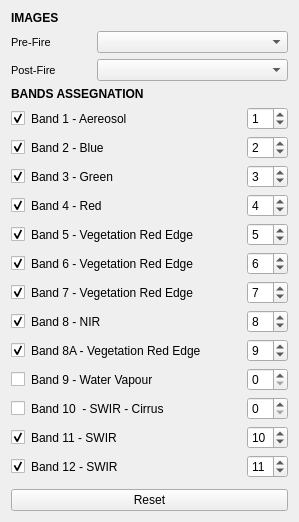
     <widget class="QWidget" name="tab_2">
      <attribute name="title">
       <string>INPUT</string>
      </attribute>
      <layout class="QGridLayout" name="gridLayout_3">
       <item row="0" column="0" colspan="2">
        <layout class="QGridLayout" name="gridLayout_2">
         <item row="2" column="0">
          <widget class="QLabel" name="label_10">
           <property name="font">
            <font>
             <pointsize>9</pointsize>
             <weight>75</weight>
             <bold>true</bold>
            </font>
           </property>
           <property name="text">
            <string>BANDS ASSEGNATION</string>
           </property>
          </widget>
         </item>
         <item row="3" column="0">
          <layout class="QVBoxLayout" name="verticalLayout">
           <item>
            <layout class="QHBoxLayout" name="horizontalLayout_2">
             <item>
              <widget class="QCheckBox" name="checkBox_input_B1">
               <property name="text">
                <string/>
               </property>
               <property name="checked">
                <bool>true</bool>
               </property>
              </widget>
             </item>
             <item>
              <widget class="QLabel" name="label_12">
               <property name="text">
                <string>Band 1 - Aereosol</string>
               </property>
              </widget>
             </item>
             <item>
              <spacer name="horizontalSpacer">
               <property name="orientation">
                <enum>Qt::Horizontal</enum>
               </property>
               <property name="sizeHint" stdset="0">
                <size>
                 <width>40</width>
                 <height>20</height>
                </size>
               </property>
              </spacer>
             </item>
             <item>
              <widget class="QSpinBox" name="spinBox_input_B1">
               <property name="minimum">
                <number>0</number>
               </property>
               <property name="maximum">
                <number>13</number>
               </property>
               <property name="value">
                <number>1</number>
               </property>
              </widget>
             </item>
            </layout>
           </item>
           <item>
            <layout class="QHBoxLayout" name="horizontalLayout_5">
             <item>
              <widget class="QCheckBox" name="checkBox_input_B2">
               <property name="text">
                <string/>
               </property>
               <property name="checked">
                <bool>true</bool>
               </property>
              </widget>
             </item>
             <item>
              <widget class="QLabel" name="label_20">
               <property name="text">
                <string>Band 2 - Blue</string>
               </property>
              </widget>
             </item>
             <item>
              <spacer name="horizontalSpacer_2">
               <property name="orientation">
                <enum>Qt::Horizontal</enum>
               </property>
               <property name="sizeHint" stdset="0">
                <size>
                 <width>40</width>
                 <height>20</height>
                </size>
               </property>
              </spacer>
             </item>
             <item>
              <widget class="QSpinBox" name="spinBox_input_B2">
               <property name="minimum">
                <number>0</number>
               </property>
               <property name="maximum">
                <number>13</number>
               </property>
               <property name="value">
                <number>2</number>
               </property>
              </widget>
             </item>
            </layout>
           </item>
           <item>
            <layout class="QHBoxLayout" name="horizontalLayout_6">
             <item>
              <widget class="QCheckBox" name="checkBox_input_B3">
               <property name="text">
                <string/>
               </property>
               <property name="checked">
                <bool>true</bool>
               </property>
              </widget>
             </item>
             <item>
              <widget class="QLabel" name="label_19">
               <property name="text">
                <string>Band 3 - Green</string>
               </property>
              </widget>
             </item>
             <item>
              <spacer name="horizontalSpacer_3">
               <property name="orientation">
                <enum>Qt::Horizontal</enum>
               </property>
               <property name="sizeHint" stdset="0">
                <size>
                 <width>40</width>
                 <height>20</height>
                </size>
               </property>
              </spacer>
             </item>
             <item>
              <widget class="QSpinBox" name="spinBox_input_B3">
               <property name="minimum">
                <number>0</number>
               </property>
               <property name="maximum">
                <number>13</number>
               </property>
               <property name="value">
                <number>3</number>
               </property>
              </widget>
             </item>
            </layout>
           </item>
           <item>
            <layout class="QHBoxLayout" name="horizontalLayout_7">
             <item>
              <widget class="QCheckBox" name="checkBox_input_B4">
               <property name="text">
                <string/>
               </property>
               <property name="checked">
                <bool>true</bool>
               </property>
              </widget>
             </item>
             <item>
              <widget class="QLabel" name="label_13">
               <property name="text">
                <string>Band 4 - Red</string>
               </property>
              </widget>
             </item>
             <item>
              <spacer name="horizontalSpacer_4">
               <property name="orientation">
                <enum>Qt::Horizontal</enum>
               </property>
               <property name="sizeHint" stdset="0">
                <size>
                 <width>40</width>
                 <height>20</height>
                </size>
               </property>
              </spacer>
             </item>
             <item>
              <widget class="QSpinBox" name="spinBox_input_B4">
               <property name="minimum">
                <number>0</number>
               </property>
               <property name="maximum">
                <number>13</number>
               </property>
               <property name="value">
                <number>4</number>
               </property>
              </widget>
             </item>
            </layout>
           </item>
           <item>
            <layout class="QHBoxLayout" name="horizontalLayout_8">
             <item>
              <widget class="QCheckBox" name="checkBox_input_B5">
               <property name="text">
                <string/>
               </property>
               <property name="checked">
                <bool>true</bool>
               </property>
              </widget>
             </item>
             <item>
              <widget class="QLabel" name="label_21">
               <property name="text">
                <string>Band 5 - Vegetation Red Edge</string>
               </property>
              </widget>
             </item>
             <item>
              <spacer name="horizontalSpacer_5">
               <property name="orientation">
                <enum>Qt::Horizontal</enum>
               </property>
               <property name="sizeHint" stdset="0">
                <size>
                 <width>40</width>
                 <height>20</height>
                </size>
               </property>
              </spacer>
             </item>
             <item>
              <widget class="QSpinBox" name="spinBox_input_B5">
               <property name="minimum">
                <number>0</number>
               </property>
               <property name="maximum">
                <number>13</number>
               </property>
               <property name="value">
                <number>5</number>
               </property>
              </widget>
             </item>
            </layout>
           </item>
           <item>
            <layout class="QHBoxLayout" name="horizontalLayout_9">
             <item>
              <widget class="QCheckBox" name="checkBox_input_B6">
               <property name="text">
                <string/>
               </property>
               <property name="checked">
                <bool>true</bool>
               </property>
              </widget>
             </item>
             <item>
              <widget class="QLabel" name="label_22">
               <property name="text">
                <string>Band 6 - Vegetation Red Edge</string>
               </property>
              </widget>
             </item>
             <item>
              <spacer name="horizontalSpacer_6">
               <property name="orientation">
                <enum>Qt::Horizontal</enum>
               </property>
               <property name="sizeHint" stdset="0">
                <size>
                 <width>40</width>
                 <height>20</height>
                </size>
               </property>
              </spacer>
             </item>
             <item>
              <widget class="QSpinBox" name="spinBox_input_B6">
               <property name="minimum">
                <number>0</number>
               </property>
               <property name="maximum">
                <number>13</number>
               </property>
               <property name="value">
                <number>6</number>
               </property>
              </widget>
             </item>
            </layout>
           </item>
           <item>
            <layout class="QHBoxLayout" name="horizontalLayout_10">
             <item>
              <widget class="QCheckBox" name="checkBox_input_B7">
               <property name="text">
                <string/>
               </property>
               <property name="checked">
                <bool>true</bool>
               </property>
              </widget>
             </item>
             <item>
              <widget class="QLabel" name="label_25">
               <property name="text">
                <string>Band 7 - Vegetation Red Edge</string>
               </property>
              </widget>
             </item>
             <item>
              <spacer name="horizontalSpacer_7">
               <property name="orientation">
                <enum>Qt::Horizontal</enum>
               </property>
               <property name="sizeHint" stdset="0">
                <size>
                 <width>40</width>
                 <height>20</height>
                </size>
               </property>
              </spacer>
             </item>
             <item>
              <widget class="QSpinBox" name="spinBox_input_B7">
               <property name="minimum">
                <number>0</number>
               </property>
               <property name="maximum">
                <number>13</number>
               </property>
               <property name="value">
                <number>7</number>
               </property>
              </widget>
             </item>
            </layout>
           </item>
           <item>
            <layout class="QHBoxLayout" name="horizontalLayout_11">
             <item>
              <widget class="QCheckBox" name="checkBox_input_B8">
               <property name="text">
                <string/>
               </property>
               <property name="checked">
                <bool>true</bool>
               </property>
              </widget>
             </item>
             <item>
              <widget class="QLabel" name="label_24">
               <property name="text">
                <string>Band 8 - NIR</string>
               </property>
              </widget>
             </item>
             <item>
              <spacer name="horizontalSpacer_8">
               <property name="orientation">
                <enum>Qt::Horizontal</enum>
               </property>
               <property name="sizeHint" stdset="0">
                <size>
                 <width>40</width>
                 <height>20</height>
                </size>
               </property>
              </spacer>
             </item>
             <item>
              <widget class="QSpinBox" name="spinBox_input_B8">
               <property name="minimum">
                <number>0</number>
               </property>
               <property name="maximum">
                <number>13</number>
               </property>
               <property name="value">
                <number>8</number>
               </property>
              </widget>
             </item>
            </layout>
           </item>
           <item>
            <layout class="QHBoxLayout" name="horizontalLayout_38">
             <item>
              <widget class="QCheckBox" name="checkBox_input_B8A">
               <property name="text">
                <string/>
               </property>
               <property name="checked">
                <bool>true</bool>
               </property>
              </widget>
             </item>
             <item>
              <widget class="QLabel" name="label_63">
               <property name="text">
                <string>Band 8A - Vegetation Red Edge</string>
               </property>
              </widget>
             </item>
             <item>
              <spacer name="horizontalSpacer_44">
               <property name="orientation">
                <enum>Qt::Horizontal</enum>
               </property>
               <property name="sizeHint" stdset="0">
                <size>
                 <width>40</width>
                 <height>20</height>
                </size>
               </property>
              </spacer>
             </item>
             <item>
              <widget class="QSpinBox" name="spinBox_input_B8A">
               <property name="minimum">
                <number>0</number>
               </property>
               <property name="maximum">
                <number>13</number>
               </property>
               <property name="value">
                <number>9</number>
               </property>
              </widget>
             </item>
            </layout>
           </item>
           <item>
            <layout class="QHBoxLayout" name="horizontalLayout_17">
             <item>
              <widget class="QCheckBox" name="checkBox_input_B9">
               <property name="text">
                <string/>
               </property>
              </widget>
             </item>
             <item>
              <widget class="QLabel" name="label_23">
               <property name="text">
                <string>Band 9 - Water Vapour</string>
               </property>
              </widget>
             </item>
             <item>
              <spacer name="horizontalSpacer_9">
               <property name="orientation">
                <enum>Qt::Horizontal</enum>
               </property>
               <property name="sizeHint" stdset="0">
                <size>
                 <width>40</width>
                 <height>20</height>
                </size>
               </property>
              </spacer>
             </item>
             <item>
              <widget class="QSpinBox" name="spinBox_input_B9">
               <property name="minimum">
                <number>0</number>
               </property>
               <property name="maximum">
                <number>13</number>
               </property>
               <property name="value">
                <number>0</number>
               </property>
              </widget>
             </item>
            </layout>
           </item>
           <item>
            <layout class="QHBoxLayout" name="horizontalLayout_19">
             <item>
              <widget class="QCheckBox" name="checkBox_input_B10">
               <property name="text">
                <string/>
               </property>
              </widget>
             </item>
             <item>
              <widget class="QLabel" name="label_27">
               <property name="text">
                <string>Band 10  - SWIR - Cirrus</string>
               </property>
              </widget>
             </item>
             <item>
              <spacer name="horizontalSpacer_10">
               <property name="orientation">
                <enum>Qt::Horizontal</enum>
               </property>
               <property name="sizeHint" stdset="0">
                <size>
                 <width>40</width>
                 <height>20</height>
                </size>
               </property>
              </spacer>
             </item>
             <item>
              <widget class="QSpinBox" name="spinBox_input_B10">
               <property name="enabled">
                <bool>true</bool>
               </property>
               <property name="wrapping">
                <bool>false</bool>
               </property>
               <property name="minimum">
                <number>0</number>
               </property>
               <property name="maximum">
                <number>13</number>
               </property>
               <property name="value">
                <number>0</number>
               </property>
              </widget>
             </item>
            </layout>
           </item>
           <item>
            <layout class="QHBoxLayout" name="horizontalLayout_22">
             <item>
              <widget class="QCheckBox" name="checkBox_input_B11">
               <property name="text">
                <string/>
               </property>
               <property name="checked">
                <bool>true</bool>
               </property>
              </widget>
             </item>
             <item>
              <widget class="QLabel" name="label_26">
               <property name="text">
                <string>Band 11 - SWIR</string>
               </property>
              </widget>
             </item>
             <item>
              <spacer name="horizontalSpacer_21">
               <property name="orientation">
                <enum>Qt::Horizontal</enum>
               </property>
               <property name="sizeHint" stdset="0">
                <size>
                 <width>40</width>
                 <height>20</height>
                </size>
               </property>
              </spacer>
             </item>
             <item>
              <widget class="QSpinBox" name="spinBox_input_B11">
               <property name="minimum">
                <number>0</number>
               </property>
               <property name="maximum">
                <number>13</number>
               </property>
               <property name="value">
                <number>10</number>
               </property>
              </widget>
             </item>
            </layout>
           </item>
           <item>
            <layout class="QHBoxLayout" name="horizontalLayout_23">
             <item>
              <widget class="QCheckBox" name="checkBox_input_B12">
               <property name="text">
                <string/>
               </property>
               <property name="checked">
                <bool>true</bool>
               </property>
              </widget>
             </item>
             <item>
              <widget class="QLabel" name="label_28">
               <property name="text">
                <string>Band 12 - SWIR</string>
               </property>
              </widget>
             </item>
             <item>
              <spacer name="horizontalSpacer_22">
               <property name="orientation">
                <enum>Qt::Horizontal</enum>
               </property>
               <property name="sizeHint" stdset="0">
                <size>
                 <width>40</width>
                 <height>20</height>
                </size>
               </property>
              </spacer>
             </item>
             <item>
              <widget class="QSpinBox" name="spinBox_input_B12">
               <property name="minimum">
                <number>0</number>
               </property>
               <property name="maximum">
                <number>13</number>
               </property>
               <property name="value">
                <number>11</number>
               </property>
              </widget>
             </item>
            </layout>
           </item>
          </layout>
         </item>
         <item row="1" column="0">
          <layout class="QVBoxLayout" name="verticalLayout_2">
           <item>
            <layout class="QHBoxLayout" name="horizontalLayout_18">
             <item>
              <widget class="QLabel" name="label_42">
               <property name="font">
                <font>
                 <pointsize>8</pointsize>
                </font>
               </property>
               <property name="text">
                <string>Pre-Fire</string>
               </property>
              </widget>
             </item>
             <item>
              <spacer name="horizontalSpacer_20">
               <property name="orientation">
                <enum>Qt::Horizontal</enum>
               </property>
               <property name="sizeType">
                <enum>QSizePolicy::Fixed</enum>
               </property>
               <property name="sizeHint" stdset="0">
                <size>
                 <width>40</width>
                 <height>20</height>
                </size>
               </property>
              </spacer>
             </item>
             <item>
              <widget class="QComboBox" name="comboBox_prefire">
               <property name="enabled">
                <bool>true</bool>
               </property>
               <property name="sizePolicy">
                <sizepolicy hsizetype="Expanding" vsizetype="Fixed">
                 <horstretch>0</horstretch>
                 <verstretch>0</verstretch>
                </sizepolicy>
               </property>
              </widget>
             </item>
            </layout>
           </item>
           <item>
            <layout class="QHBoxLayout" name="horizontalLayout_24">
             <item>
              <widget class="QLabel" name="label_5">
               <property name="font">
                <font>
                 <pointsize>8</pointsize>
                </font>
               </property>
               <property name="text">
                <string>Post-Fire</string>
               </property>
              </widget>
             </item>
             <item>
              <spacer name="horizontalSpacer_19">
               <property name="orientation">
                <enum>Qt::Horizontal</enum>
               </property>
               <property name="sizeType">
                <enum>QSizePolicy::Fixed</enum>
               </property>
               <property name="sizeHint" stdset="0">
                <size>
                 <width>35</width>
                 <height>20</height>
                </size>
               </property>
              </spacer>
             </item>
             <item>
              <widget class="QComboBox" name="comboBox_postfire">
               <property name="sizePolicy">
                <sizepolicy hsizetype="Expanding" vsizetype="Fixed">
                 <horstretch>0</horstretch>
                 <verstretch>0</verstretch>
                </sizepolicy>
               </property>
              </widget>
             </item>
            </layout>
           </item>
          </layout>
         </item>
         <item row="0" column="0">
          <widget class="QLabel" name="label_11">
           <property name="font">
            <font>
             <pointsize>9</pointsize>
             <weight>75</weight>
             <bold>true</bold>
            </font>
           </property>
           <property name="text">
            <string>IMAGES</string>
           </property>
          </widget>
         </item>
        </layout>
       </item>
       <item row="1" column="0">
        <spacer name="verticalSpacer_10">
         <property name="orientation">
          <enum>Qt::Vertical</enum>
         </property>
         <property name="sizeType">
          <enum>QSizePolicy::Fixed</enum>
         </property>
         <property name="sizeHint" stdset="0">
          <size>
           <width>20</width>
           <height>5</height>
          </size>
         </property>
        </spacer>
       </item>
       <item row="2" column="0" colspan="2">
        <widget class="QPushButton" name="pushButton_input_reset">
         <property name="sizePolicy">
          <sizepolicy hsizetype="Expanding" vsizetype="Fixed">
           <horstretch>0</horstretch>
           <verstretch>0</verstretch>
          </sizepolicy>
         </property>
         <property name="layoutDirection">
          <enum>Qt::RightToLeft</enum>
         </property>
         <property name="text">
          <string>Reset</string>
         </property>
        </widget>
       </item>
      </layout>
     </widget>
